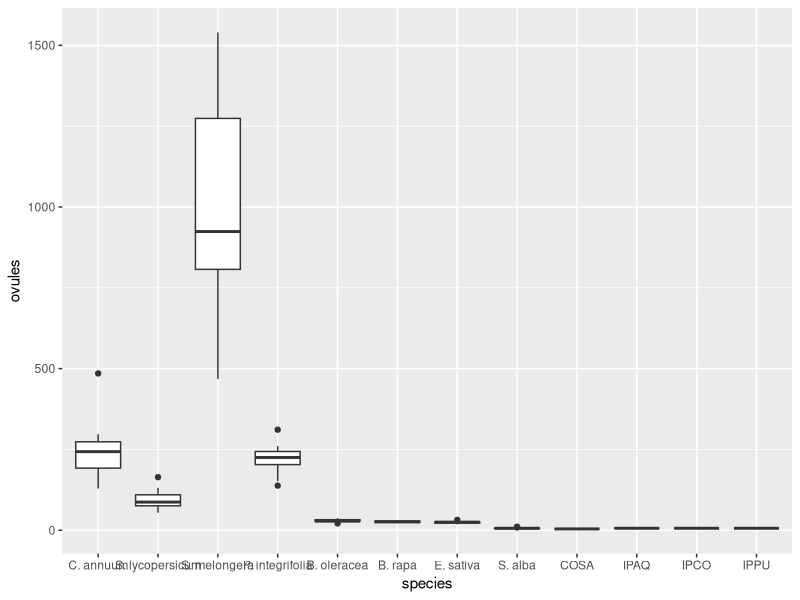
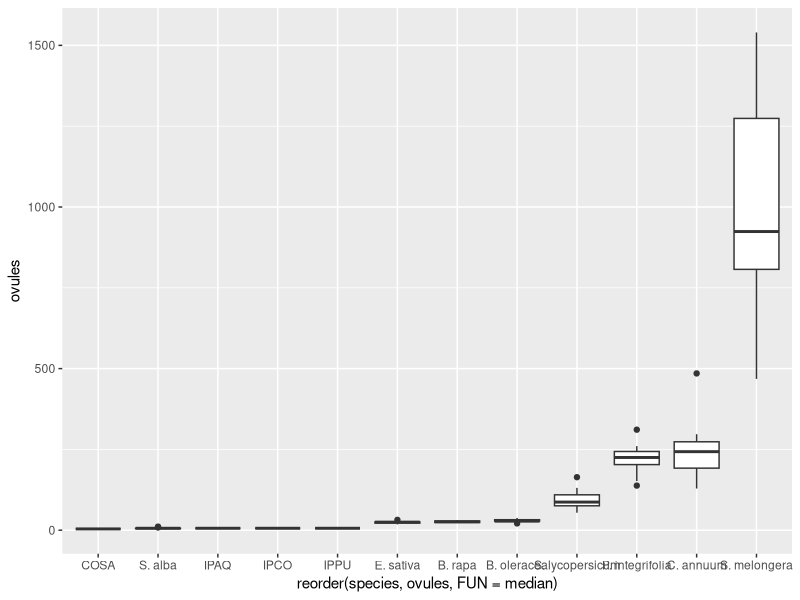
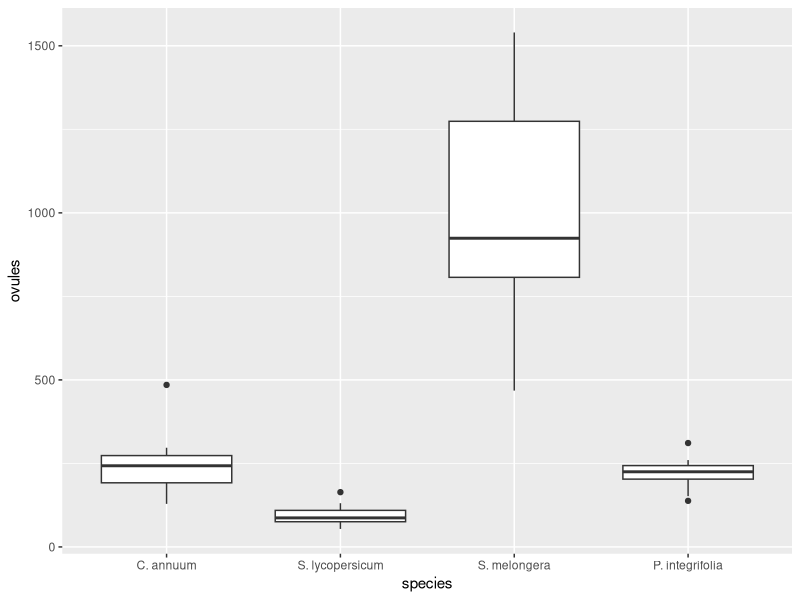
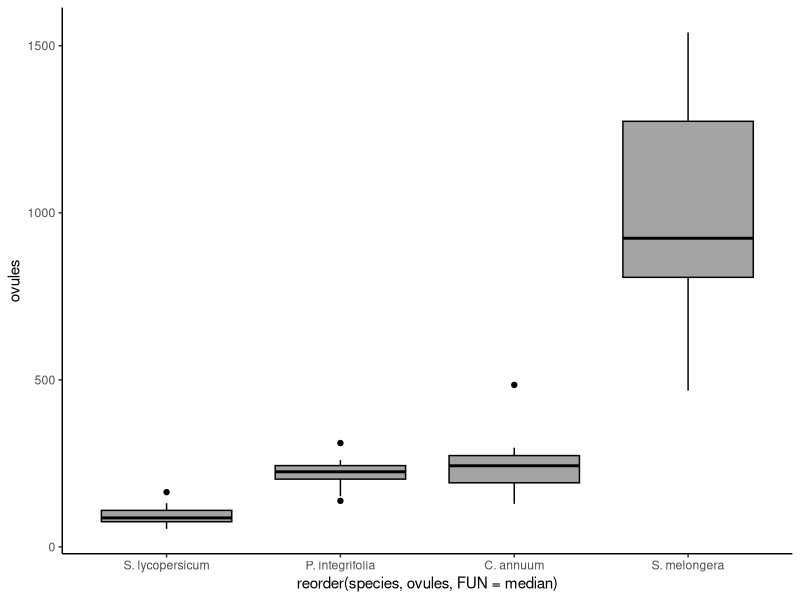
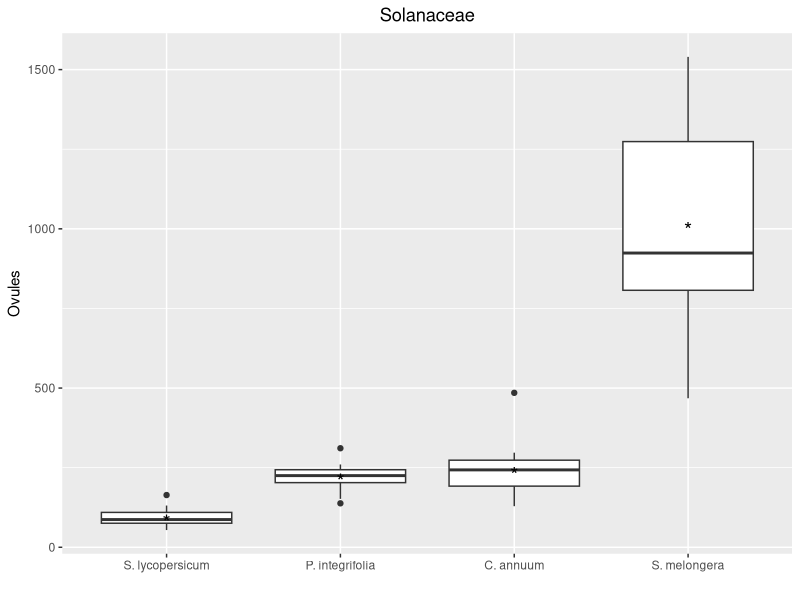
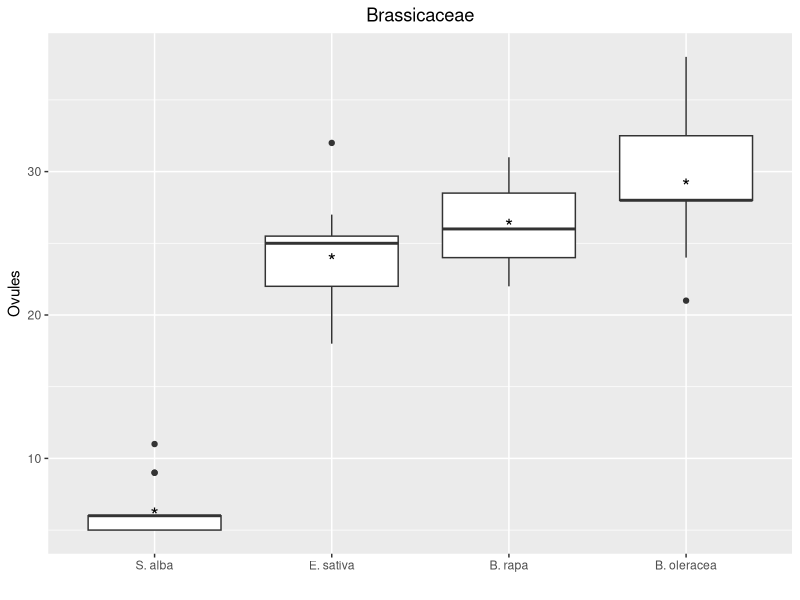
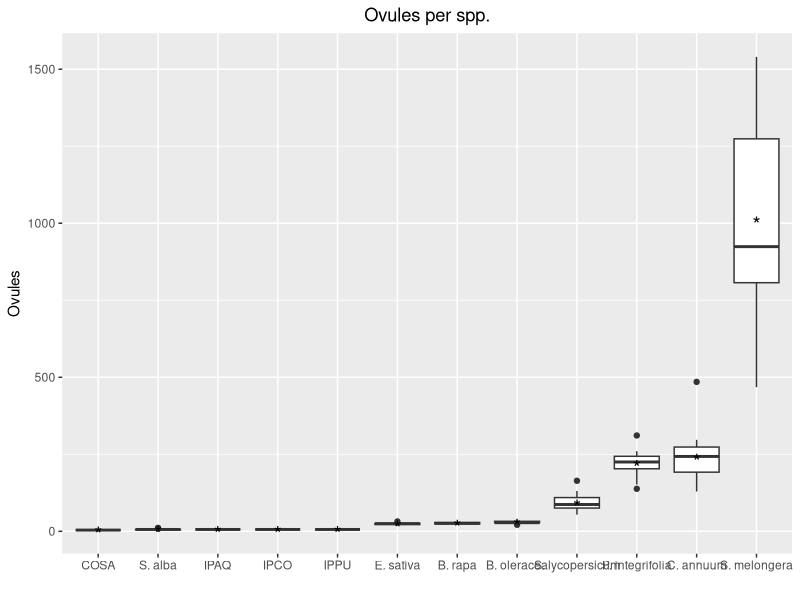

Generate these figures, in order, with R:
#load libraries

library(ggplot2)
library(forcats)
library(Hmisc)
library(Formula)
#load data
d<-read.csv("Data/Ovules.csv", sep=";")

colnames(d)[1]<-"C. annuum"
colnames(d)[2]<-"S. lycopersicum"
colnames(d)[3]<-"S. melongera"
colnames(d)[4]<-"P. integrifolia"
colnames(d)[5]<-"B. oleracea"
colnames(d)[6]<-"B. rapa"
colnames(d)[7]<-"E. sativa"
colnames(d)[8]<-"S. alba"


#Reorganise data
d <- stack(d)
#Naming columns
colnames(d)[1]<-"ovules"
colnames(d)[2]<-"species"


#boxplot from ggplot2
ggplot(d, aes(x = species, y = ovules)) + geom_boxplot()

#boxplot from ggplot2 reorder
ggplot(d, aes(x = reorder(species, ovules, FUN = median), y = ovules)) + geom_boxplot()

#subset per family (solanaceae, brassicaceae, convolvulaceae)
solanaceae<-subset(d)[1:60,]
brassicaceae<-subset(d)[61:120,]

# OVULES SOLANACEAE
ggplot(solanaceae, aes(x = species, y = ovules)) + geom_boxplot()

ggplot(solanaceae, aes(x = reorder(species, ovules, FUN = median), y = ovules)) +   geom_boxplot(fill='#A4A4A4', color="black")+
  theme_classic()

p <- ggplot(solanaceae, aes(x = reorder(species, ovules, FUN = median), y = ovules)) +   geom_boxplot()+
labs(title="Solanaceae",x="", y = "Ovules")+
theme(plot.title = element_text(hjust = 0.5))

p + stat_summary(fun.y=mean, geom="point", shape="*", size=5, colour="black")

# OVULES BRASSICACEAE

p <- ggplot(brassicaceae, aes(x = reorder(species, ovules, FUN = median), y = ovules)) +   geom_boxplot()+
  labs(title="Brassicaceae",x="", y = "Ovules")+
  theme(plot.title = element_text(hjust = 0.5))

p + stat_summary(fun.y=mean, geom="point", shape="*", size=5, colour="black")


#Ovules all

p <- ggplot(d, aes(x = reorder(species, ovules, FUN = median), y = ovules)) +   geom_boxplot()+
  labs(title="Ovules per spp.",x="", y = "Ovules")+
  theme(plot.title = element_text(hjust = 0.5))

p + stat_summary(fun.y=mean, geom="point", shape="*", size=5, colour="black")
